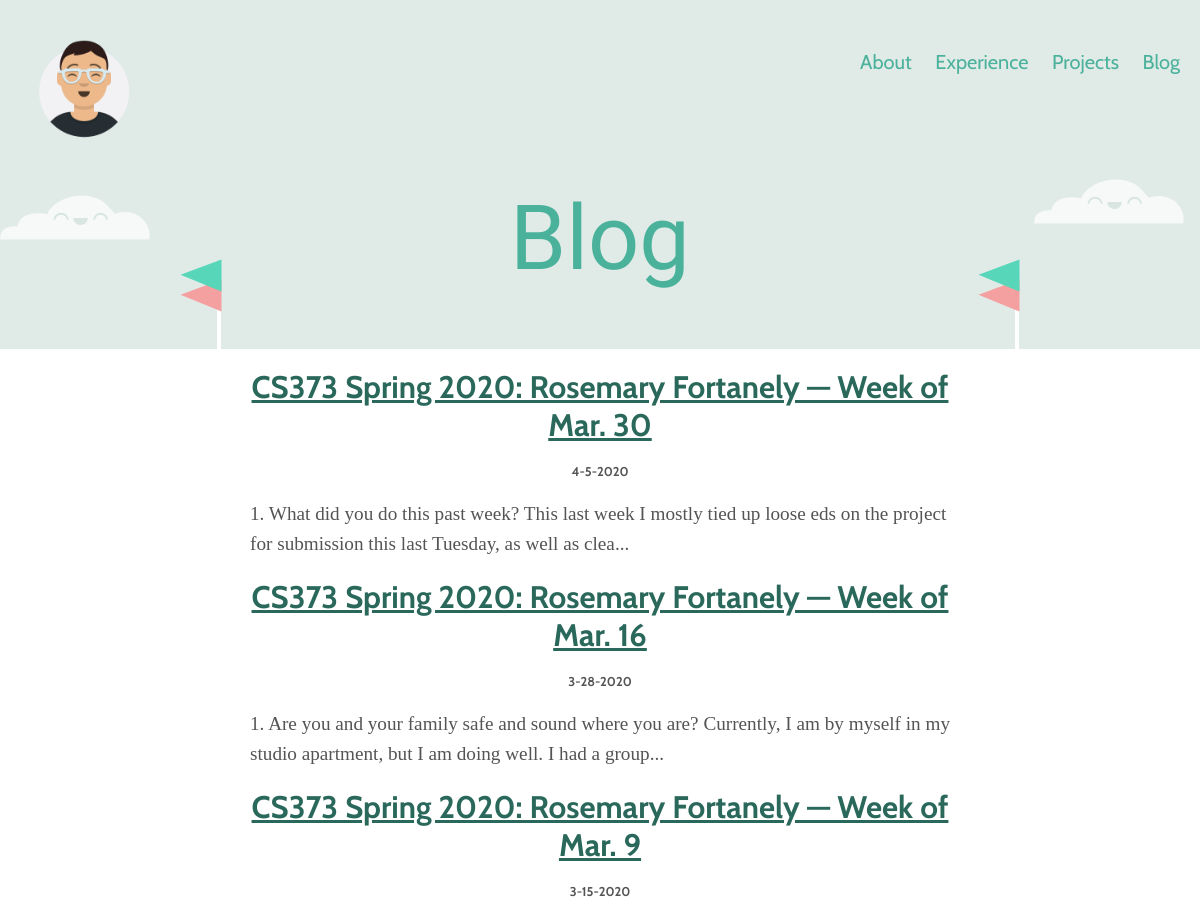
The page /blog.html (upper part) on the database as committed earlier.
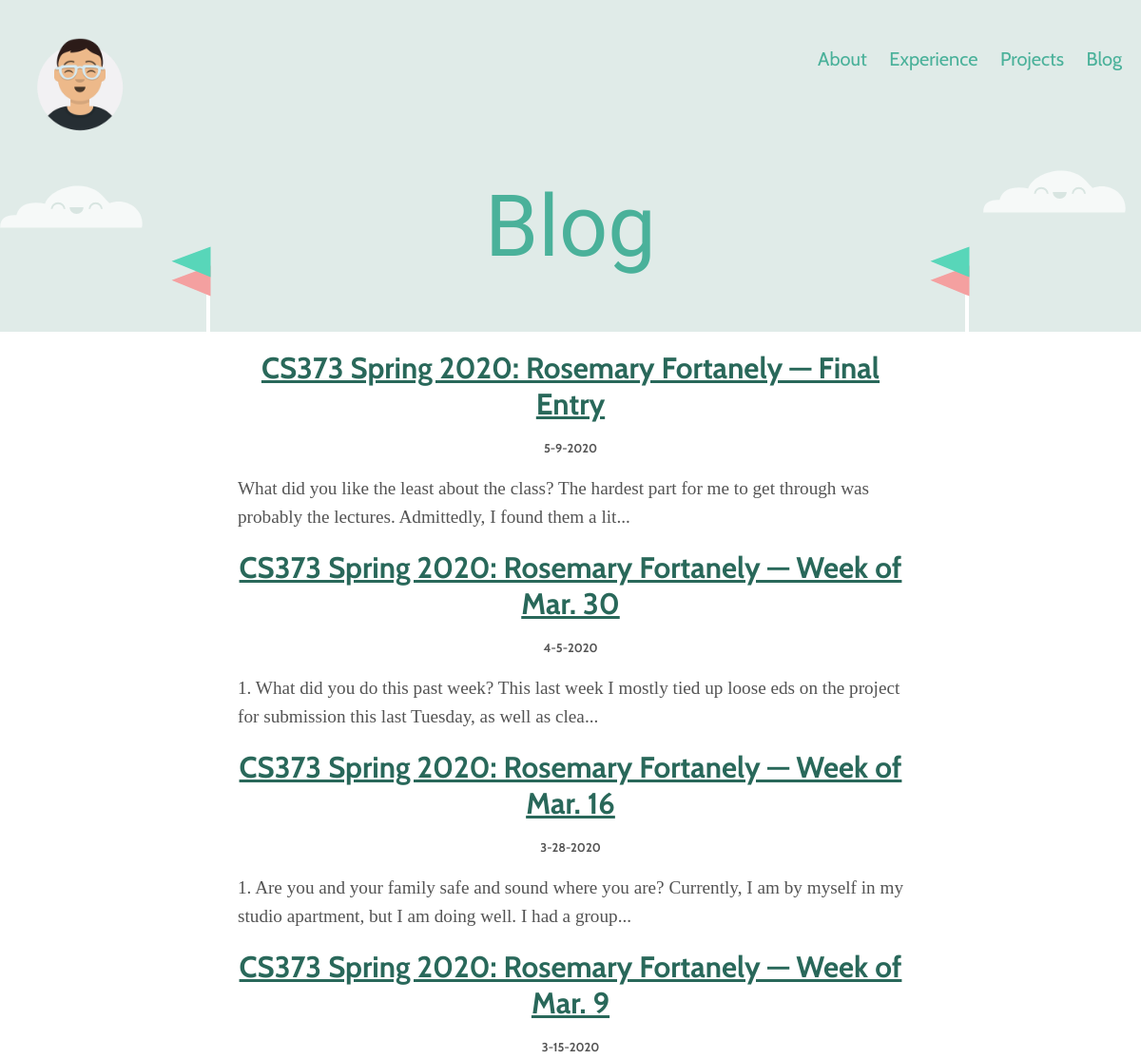
The same page on the database as committed later.
### database_setup.py (models this page shows)
class BlogPost(Base):
    __tablename__ = 'post'
    id = Column(Integer, primary_key=True)
    title = Column(String(50))
    date = Column(String(15))
    content = Column(String(3000))

### main_app.py (the view)
@app.route('/blog.html')
def blog():
    DBSession = sessionmaker(bind = engine)
    session = DBSession()
    posts = [post for post in session.query(BlogPost)]
    posts.sort(key=lambda post: datetime.strptime(post.date, '%m-%d-%Y'), reverse=True)
    for post in posts:
        post.content = re.sub("<img.+?'border'>", '', post.content.replace('<br>', ' ').replace('<b>', '').replace('</b>', ''))[:150] + '...'
    return render_template('blog.html', posts=posts)

### templates/blog.html (shortened to what this page needs)
<!doctype html>
<html lang="en">
  <head>
    <link rel="stylesheet" type="text/css" href="../static/style.css">
  </head>
    <body>
        <header>
            <img class="me" src="static/me.png">
            <div id="banner">
                <a href="/../#about-me">About</a>
                <a href="/../#experience-header">Experience</a>
                <a href="/../#projects-header">Projects</a>
                <a href="/blog">Blog</a>
            </div>
        </header>
        <div id="blog-header">
            <h1>Blog</h1>
            <img class="cloud right-cloud" src="static/cloud.svg">
            <img class="cloud left-cloud" src="static/cloud.svg">
            <img class="flag right-flag" src="static/flag.svg">
            <img class="flag left-flag" src="static/flag.svg">
        </div>
        <div id="all-posts">
            {% for post in posts %}
            <h2><a href="{{url_for('blogPost', post_date=post.date, post_title=post.title.replace(' ', '-')) }}">{{post.title}}</a></h2>
            <h3>{{post.date}}</h3>
            <p>{{ post.content }}</p>
            {% endfor %}
        </div>
    </body>
</html>

Rows that differ between the two databases and show on the page:
added BlogPost: title "CS373 Spring 2020: Rosemary Fortanely — Final Entry", date "5-9-2020", content "What did you like the least about the class? The hardest part for me to get through was probably the lectures. Admittedly, I found them a lit..."
